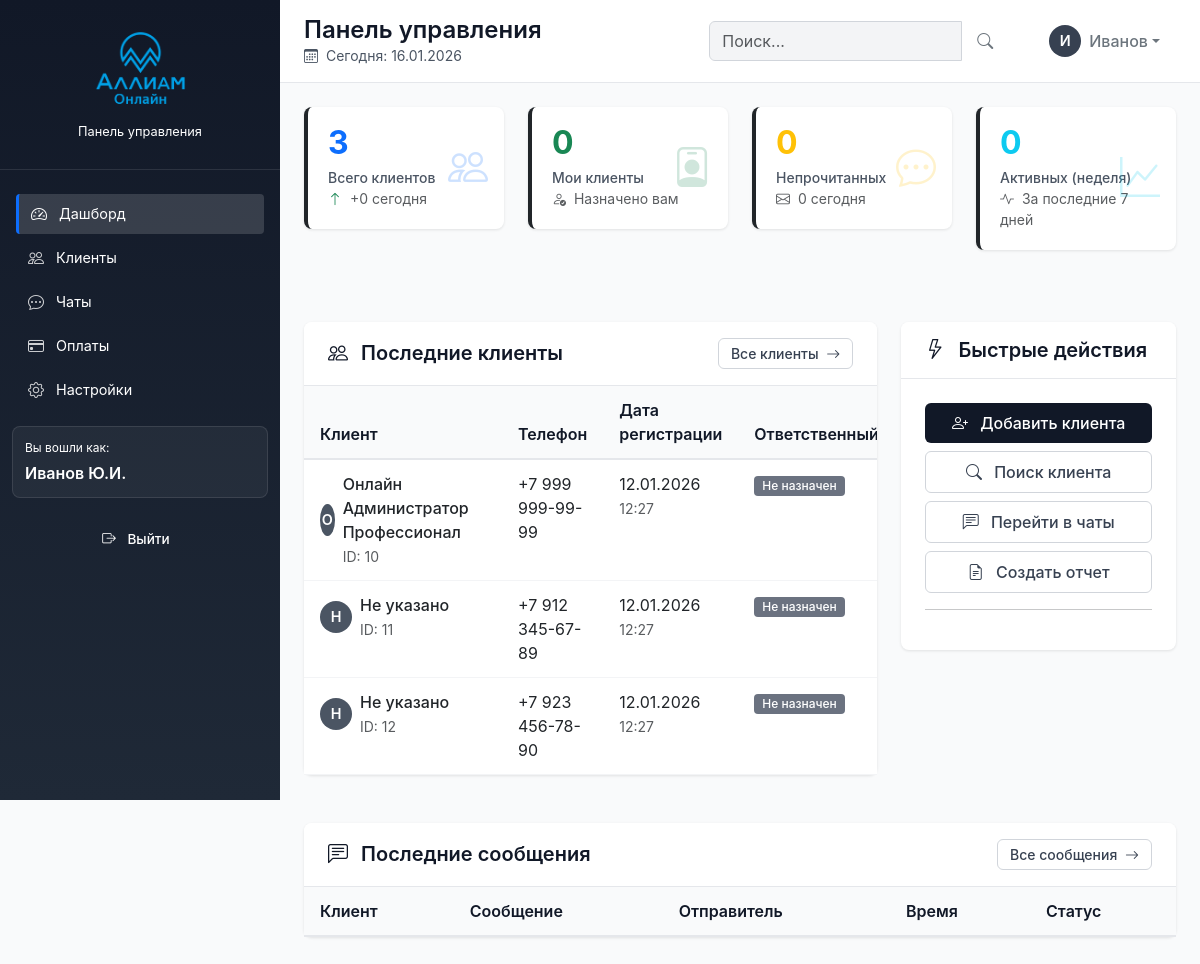
Screenshot of /dashboard/ (signed in) with the database file from the repository.
### tables this page shows
CREATE TABLE `users` (
  `id` int(11) NOT NULL,
  `username` varchar(50) NOT NULL,
  `email` varchar(100) NOT NULL,
  `password_hash` varchar(255) NOT NULL,
  `full_name` varchar(100) NOT NULL,
  `last_name` varchar(100) DEFAULT NULL,
  `first_name` varchar(100) DEFAULT NULL,
  `middle_name` varchar(100) DEFAULT NULL,
  `previous_last_names` varchar(255) DEFAULT NULL,
  `birth_date` date DEFAULT NULL,
  `birth_place` varchar(255) DEFAULT NULL,
  `snils` varchar(14) DEFAULT NULL,
  `inn` varchar(12) DEFAULT NULL,
  `document_type` varchar(50) DEFAULT NULL,
  `document_number` varchar(50) DEFAULT NULL,
  `document_issue_date` date DEFAULT NULL,
  `address_index` varchar(10) DEFAULT NULL,
  `address_region` varchar(100) DEFAULT NULL,
  `address_district` varchar(100) DEFAULT NULL,
  `address_city` varchar(100) DEFAULT NULL,
  `address_settlement` varchar(100) DEFAULT NULL,
  `address_street` varchar(100) DEFAULT NULL,
  `address_house` varchar(20) DEFAULT NULL,
  `address_building` varchar(20) DEFAULT NULL,
  `address_apartment` varchar(20) DEFAULT NULL,
  `role` enum('admin','user') DEFAULT 'user',
  `phone` varchar(20) DEFAULT NULL,
  `created_at` timestamp NOT NULL DEFAULT current_timestamp(),
  `last_login` timestamp NULL DEFAULT NULL,
  `is_active` tinyint(1) DEFAULT 1,
  `remember_token` varchar(100) DEFAULT NULL,
  `token_expires` datetime DEFAULT NULL
);

### dashboard/index.php (the view, shortened to what the rows shown need)
<?php
$db = get_db_connection();
$clients_stmt = $db->prepare("
    SELECT
        u.id,
        CONCAT_WS(' ', u.last_name, u.first_name, u.middle_name) as full_name,
        u.phone,
        u.created_at,
        u.last_login,
        au.full_name as assigned_lawyer
    FROM users u
    LEFT JOIN client_assignments ca ON u.id = ca.client_id AND ca.assignment_type = 'primary'
    LEFT JOIN admin_users au ON ca.admin_id = au.id
    ORDER BY u.created_at DESC
    LIMIT 5
");
$clients_stmt->execute();
$recent_clients = $clients_stmt->fetchAll();
?>
<?php include '../includes/header.php'; ?>
    <main class="main-content">
        <div class="top-bar">
            <div class="page-title">
                <h1>Панель управления</h1>
            </div>
            <div class="page-actions">
                <div class="dropdown ms-3">
                    <button class="btn btn-outline-secondary dropdown-toggle d-flex align-items-center"
                            type="button" data-bs-toggle="dropdown">
                        <div class="user-avatar-sm me-2">
                            <?= mb_substr($current_admin['full_name'], 0, 1, 'UTF-8') ?>
                        </div>
                        <span class="d-none d-md-inline"><?= htmlspecialchars(explode(' ', $current_admin['full_name'])[0]) ?></span>
                    </button>
                </div>
            </div>
        </div>
        <div class="content-container">
            <div class="row">
                <div class="col-lg-8 mb-4">
                    <div class="card">
                        <div class="card-body p-0">
                            <div class="table-responsive">
                                <table class="table table-hover mb-0">
                                    <thead>
                                    <tr>
                                        <th>Клиент</th>
                                        <th>Телефон</th>
                                        <th>Дата регистрации</th>
                                        <th>Ответственный</th>
                                    </tr>
                                    </thead>
                                    <tbody>
                                    <?php foreach ($recent_clients as $client): ?>
                                        <tr>
                                            <td>
                                                <div class="d-flex align-items-center">
                                                    <div class="avatar-circle me-2" style="width: 32px; height: 32px; font-size: 0.9rem;">
                                                        <?= mb_substr($client['full_name'] ?: 'Н', 0, 1, 'UTF-8') ?>
                                                    </div>
                                                    <div>
                                                        <div class="fw-medium"><?= htmlspecialchars($client['full_name'] ?: 'Не указано') ?></div>
                                                        <small class="text-muted">ID: <?= $client['id'] ?></small>
                                                    </div>
                                                </div>
                                            </td>
                                            <td><?= format_phone($client['phone']) ?></td>
                                            <td>
                                                <div><?= format_date($client['created_at'], 'd.m.Y') ?></div>
                                                <small class="text-muted"><?= format_date($client['created_at'], 'H:i') ?></small>
                                            </td>
                                            <td>
                                                <?php if ($client['assigned_lawyer']): ?>
                                                    <span class="badge bg-gray-600"><?= htmlspecialchars($client['assigned_lawyer']) ?></span>
                                                <?php else: ?>
                                                    <span class="badge bg-gray-500">Не назначен</span>
                                                <?php endif; ?>
                                            </td>
                                        </tr>
                                    <?php endforeach; ?>
                                    </tbody>
                                </table>
                            </div>
                        </div>
                    </div>
                </div>
            </div>
            <div class="row">
                <div class="col-12">
                    <div class="card">
                        <div class="card-body p-0">
                            <div class="table-responsive">
                                <table class="table table-hover mb-0">
                                    <thead>
                                    <tr>
                                        <th>Клиент</th>
                                        <th>Сообщение</th>
                                        <th>Отправитель</th>
                                        <th>Время</th>
                                        <th>Статус</th>
                                    </tr>
                                    </thead>
                                </table>
                            </div>
                        </div>
                    </div>
                </div>
            </div>
        </div>
    </main>
<?php include '../includes/footer.php'; ?>

### includes/sidebar.php (shortened to what the rows shown need)
<?php
$current_admin = get_current_admin();
$current_dir = basename(dirname($_SERVER['PHP_SELF']));
function format_admin_name($full_name) {
    $parts = explode(' ', $full_name);
    if (count($parts) >= 3) {
        $last_name = $parts[0];
        $first_name = mb_substr($parts[1], 0, 1, 'UTF-8') . '.';
        $middle_name = mb_substr($parts[2], 0, 1, 'UTF-8') . '.';
        return $last_name . ' ' . $first_name . $middle_name;
    } elseif (count($parts) == 2) {
        $last_name = $parts[0];
        $first_name = mb_substr($parts[1], 0, 1, 'UTF-8') . '.';
        return $last_name . ' ' . $first_name;
    } else {
        return $full_name;
    }
}
$formatted_name = format_admin_name($current_admin['full_name']);
function is_active($dir, $page = null) {
    global $current_dir, $current_page;
    return ($current_dir == $dir) ? 'active' : '';
}
?>
<div class="sidebar-container">
    <div class="sidebar-fixed">
        <div class="sidebar-header">
            <a href="<?= BASE_URL ?>dashboard/" class="d-flex flex-column align-items-center text-white text-decoration-none text-center">
                    <img src="<?= BASE_URL ?>assets/img/logo.png"
                         class="sidebar-logo mb-2"
                         style="max-height: 90px;">
                <div class="text-center">
                    <div class="text-white-50" style="font-size: 0.8rem;">Панель управления</div>
                </div>
            </a>
        </div>
        <ul class="nav nav-pills flex-column mb-auto">
            <li class="nav-item mb-2">
                <a href="<?= BASE_URL ?>dashboard/"
                   class="nav-link <?= is_active('dashboard') ?> text-white"
                   aria-current="page">
                    <i class="bi bi-speedometer2"></i>
                    <span class="text-white">Дашборд</span>
                </a>
            </li>
            <li class="nav-item mb-2">
                <a <href="<?= BASE_URL ?>clients/"
                   class="nav-link <?= is_active('clients') ?> text-white">
                    <i class="bi bi-people"></i>
                    <span class="text-white" onclick="window.notify.info('Открыть раздел Клиенты', 5000)">Клиенты</span>
                </a>
            </li>
            <li class="nav-item mb-2">
                <a href="<?= BASE_URL ?>chats/"
                   class="nav-link <?= is_active('chats') ?> text-white">
                    <i class="bi bi-chat-dots"></i>
                    <span class="text-white" onclick="window.notify.info('Открыть раздел Чаты', 5000)">Чаты</span>
                </a>
            </li>
            <li class="nav-item mb-2">
                <a href="<?= BASE_URL ?>payments/"
                   class="nav-link <?= is_active('payments') ?> text-white">
                    <i class="bi bi-credit-card"></i>
                    <span class="text-white">Оплаты</span>
                </a>
            </li>
            <li class="nav-item mb-4">
                <a href="<?= BASE_URL ?>settings/"
                   class="nav-link <?= is_active('settings') ?> text-white">
                    <i class="bi bi-gear"></i>
                    <span class="text-white">Настройки</span>
                </a>
            </li>
        </ul>
        <div class="user-info">
            <div class="d-flex align-items-center">
                <div class="flex-grow-1">
                    <small class="text-white-50 d-block mb-1" style="font-size: 0.75rem;">
                        Вы вошли как:
                    </small>
                    <div class="fw-semibold text-white text-truncate" style="max-width: 180px;">
                        <?= htmlspecialchars($formatted_name) ?>
                    </div>
                </div>
            </div>
        </div>
        <button class="btn btn-logout" onclick="window.location.href='<?= BASE_URL ?>logout.php'">
            <i class="bi bi-box-arrow-right me-2 text-white"></i>
            <span class="text-white">Выйти</span>
        </button>
    </div>
</div>

### rows the page displays
users: full_name "О", full_name "Онлайн Администратор Профессионал", id "10", phone "+7 999 999-99-99", created_at "12.01.2026", created_at "12:27"
users: full_name "Н", full_name "Не указано", id "11", phone "+7 912 345-67-89", created_at "12.01.2026", created_at "12:27"
users: full_name "Н", full_name "Не указано", id "12", phone "+7 923 456-78-90", created_at "12.01.2026", created_at "12:27"

### other values shown
$formatted_name "Иванов Ю.И."
mb_substr($current_admin['full_name'], 0, 1, 'UTF-8') "И"
explode(' ', $current_admin['full_name'])[0] "Иванов"
$stats['total_clients'] "3"
$stats['new_today'] "0"
$my_clients "0"
$stats['unread_messages'] "0"
$stats['messages_today'] "0"
$stats['active_week'] "0"
